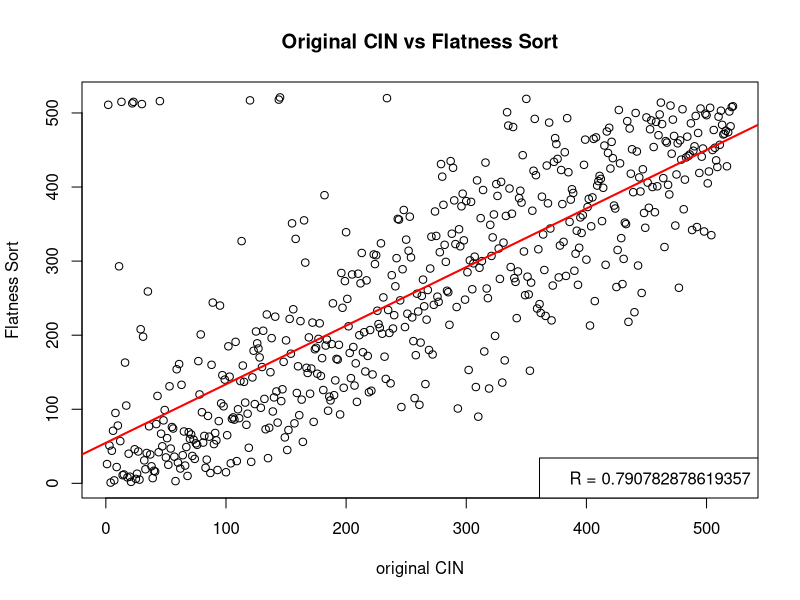

Source code (R):
a <- c(26, 511, 51, 1, 44, 71, 4, 95, 22, 78, 293, 57, 515, 11, 12, 163, 105, 8, 40, 9, 2, 513, 515, 46, 6, 13, 43, 5, 208, 512, 198, 31, 19, 41, 259, 77, 39, 23, 7, 17, 16, 80, 118, 42, 516, 67, 50, 85, 99, 35, 61, 25, 131, 47, 76, 74, 36, 3, 154, 28, 161, 20, 133, 38, 70, 24, 49, 10, 69, 60, 66, 37, 59, 33, 54, 52, 165, 120, 201, 96, 55, 64, 21, 32, 91, 63, 14, 160, 244, 53, 68, 58, 18, 84, 240, 108, 146, 104, 140, 15, 65, 185, 144, 27, 87, 89, 86, 191, 30, 100, 88, 138, 327, 159, 137, 109, 79, 94, 48, 517, 29, 143, 179, 107, 205, 189, 182, 170, 102, 157, 206, 114, 73, 228, 34, 75, 150, 196, 97, 116, 225, 124, 82, 518, 521, 111, 127, 164, 62, 193, 45, 72, 222, 175, 351, 235, 81, 330, 122, 158, 92, 219, 113, 56, 355, 298, 156, 149, 197, 121, 155, 217, 83, 181, 183, 148, 195, 216, 145, 169, 126, 389, 186, 194, 98, 117, 112, 188, 243, 119, 139, 168, 167, 187, 93, 284, 237, 129, 273, 339, 249, 212, 176, 142, 282, 184, 132, 162, 110, 283, 200, 270, 311, 177, 204, 151, 274, 172, 123, 207, 125, 147, 309, 296, 308, 233, 215, 210, 324, 202, 251, 171, 141, 520, 234, 203, 135, 281, 209, 227, 266, 304, 357, 356, 247, 103, 289, 369, 211, 329, 229, 314, 360, 305, 224, 192, 115, 173, 256, 232, 106, 190, 253, 275, 239, 134, 221, 261, 180, 290, 333, 174, 241, 367, 334, 252, 245, 312, 431, 414, 376, 322, 299, 260, 258, 214, 435, 337, 426, 382, 323, 238, 101, 343, 320, 374, 391, 328, 248, 381, 285, 153, 301, 380, 262, 297, 306, 130, 409, 90, 291, 358, 300, 396, 178, 433, 263, 250, 128, 349, 307, 332, 363, 199, 404, 388, 317, 276, 407, 136, 325, 166, 361, 501, 483, 398, 292, 364, 481, 277, 272, 223, 286, 385, 395, 379, 443, 313, 254, 519, 279, 255, 152, 271, 368, 422, 492, 416, 236, 316, 242, 230, 387, 336, 288, 226, 429, 378, 487, 344, 220, 267, 434, 466, 458, 438, 278, 321, 423, 377, 326, 447, 280, 493, 420, 353, 383, 397, 392, 287, 310, 341, 268, 318, 359, 338, 362, 430, 464, 302, 373, 384, 213, 347, 386, 465, 246, 467, 402, 408, 415, 411, 354, 399, 456, 295, 475, 446, 480, 425, 461, 439, 375, 371, 265, 315, 504, 432, 331, 269, 303, 352, 350, 489, 218, 479, 418, 451, 393, 231, 500, 448, 294, 413, 394, 257, 424, 365, 345, 494, 406, 372, 478, 490, 400, 454, 366, 488, 401, 470, 498, 514, 485, 412, 319, 462, 460, 403, 390, 510, 445, 491, 469, 348, 417, 459, 264, 463, 437, 505, 370, 410, 440, 468, 442, 444, 486, 342, 449, 455, 496, 346, 473, 419, 506, 441, 452, 340, 499, 497, 405, 421, 507, 335, 450, 477, 453, 436, 427, 495, 457, 503, 484, 471, 472, 476, 428, 474, 502, 482, 508, 509)



r <- cor(1:length(a), a)
regl <- lm(1:length(a)~a)
plot(a, main='Original CIN vs Flatness Sort', xlab='original CIN', ylab='Flatness Sort')
abline(regl, col='red', lwd=2)
legend('bottomright', paste0('R = ', r))